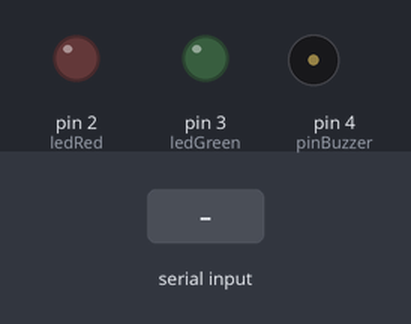
Recording of a sketch running on a simulated Arduino Uno, built with avr-gcc and run on an emulated ATmega328P. Parts: output pins drawn as LEDs (lit = HIGH), buzzer (waves = sounding). The inputs (shaded band) are chosen by the test bench.

Above: at 1.2 s.
1.3 s: "g" received over Serial
At 2.1 s:
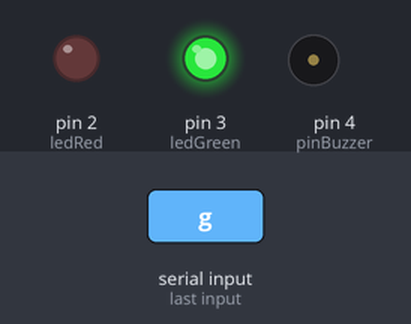
4.3 s: "r" received over Serial
At 4.7 s:
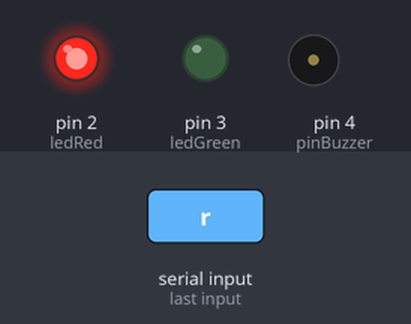
5.8 s: "g" received over Serial
At 8.7 s:
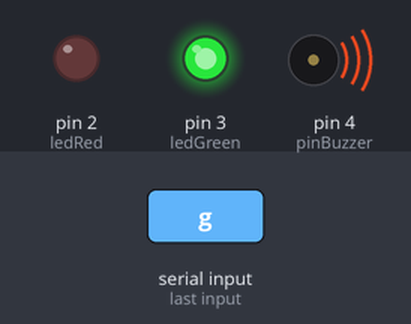
8.8 s: "r" received over Serial
At 14.0 s:
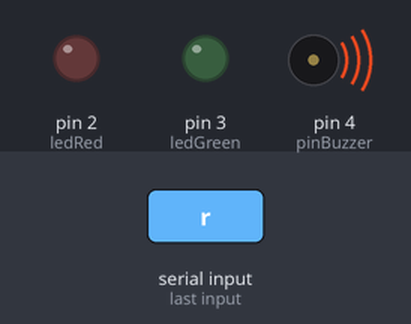
Timing chart, 0 to 14.8 s (numbered marks = the images above; inputs shaded):
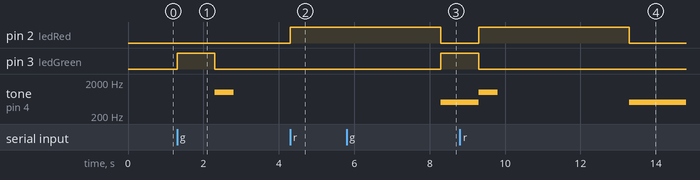

The sketch:

Reconocimiento_Facial.ino
```cpp
#include <Wire.h>

char cadena;
const byte pinBuzzer = 4;
const int ledRed = 2;
const int ledGreen = 3;

void setup() {
  Serial.begin(9600);
  pinMode(ledRed, OUTPUT);
  pinMode(ledGreen, OUTPUT);
  pinMode(pinBuzzer, OUTPUT);

}

void loop() {
  if(Serial.available() > 0){
    cadena = Serial.read();
    if (cadena == 'g'){
      digitalWrite(ledGreen, HIGH);
      delay(1000);
      digitalWrite(ledGreen, LOW);
      tone(pinBuzzer, 1000, 500);
    }
    if (cadena == 'r'){
      digitalWrite(ledRed, HIGH);
      delay(4000);
      digitalWrite(ledRed, LOW);
      tone(pinBuzzer, 500, 2000);
    }
  }

}
```

Measured:
- after the input at 1.3 s, pin 3 (ledGreen): LOW → HIGH at once, → LOW 1.0 s later; tone on pin 4 (pinBuzzer): silent → 1000 Hz after 1.0 s, → silent 0.50 s later
- after the input at 4.3 s, pin 2 (ledRed): LOW → HIGH at once
- after the input at 5.8 s, pin 3 (ledGreen): LOW → HIGH after 2.5 s
- after the input at 8.8 s, pin 2 (ledRed): LOW → HIGH after 0.50 s, → LOW 4.0 s later
